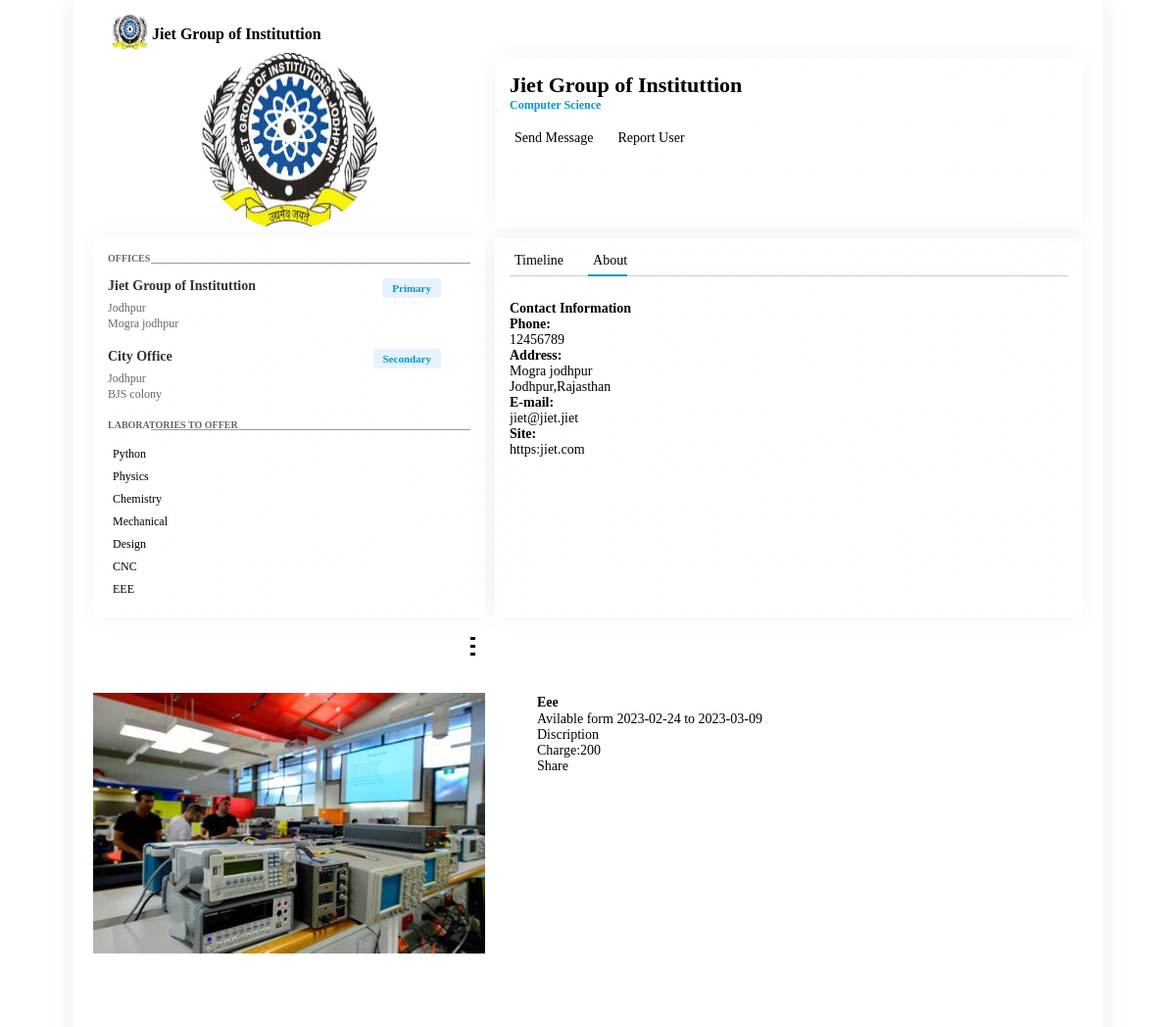
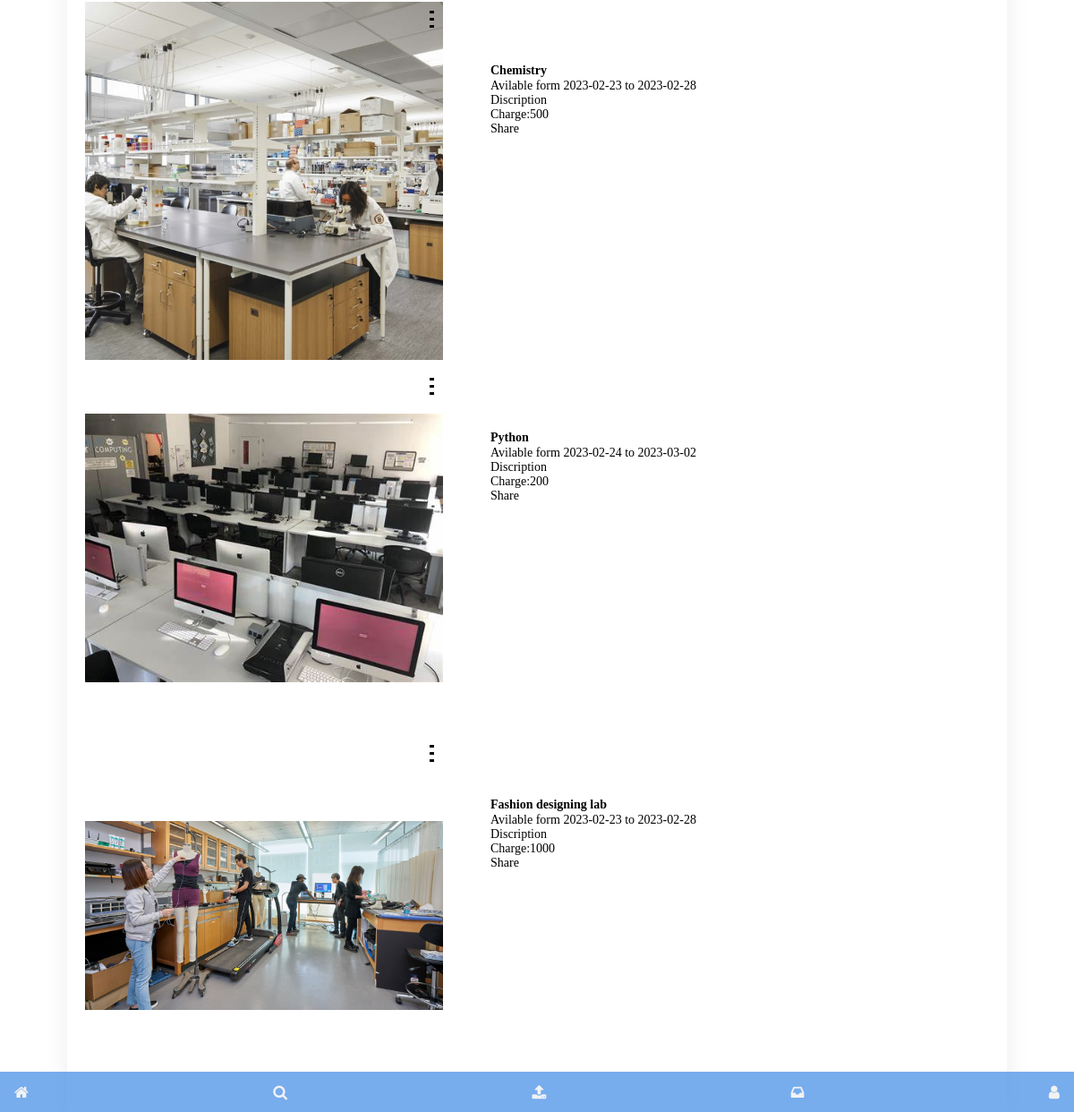
Page /profile (signed in) on the committed database (2 pictures, top to bottom).
### website/data.py (models this page shows)
class Institute(bd.Model, UserMixin):
    id = bd.Column(bd.Integer, primary_key=True,default=random.randint(111111,999999))
    email= bd.Column(bd.String(150), unique=True)
    type=bd.Column(bd.String(20))
    name=bd.Column(bd.String(300))
    profile_pic=bd.Column(bd.String(200))
    password=bd.Column(bd.String(150))
    latitude=bd.Column(bd.Float)
    longitude=bd.Column(bd.Float)
    state=bd.Column(bd.String(150))
    city=bd.Column(bd.String(150))
    posted_information=bd.relationship('Institutedata',backref="instituteref")
    posted_workshop=bd.relationship('Workshop_information',backref="instituteref")
    institute_information=bd.relationship('Pending_requests_institute',backref='instituteref')

class Institute_information(bd.Model):
    id=bd.Column(bd.Integer, primary_key=True,default=random.randint(111111,999999))
    primary_office=bd.Column(bd.String(200))
    primary_office_city=bd.Column(bd.String(100))
    primary_office_address=bd.Column(bd.String(200))
    secondary_office=bd.Column(bd.String(200),nullable=True)
    secondary_office_city=bd.Column(bd.String(100),nullable=True)
    secondary_office_address=bd.Column(bd.String(200),nullable=True)
    speciality=bd.Column(bd.String(150),nullable=True)
    Contact_no=bd.Column(bd.Integer)
    primary_address=bd.Column(bd.String(200))
    email=bd.Column(bd.String(150))
    Website=bd.Column(bd.String(200),nullable=True)
    institute_id=bd.Column(bd.Integer, bd.ForeignKey('institute.id'))
    lab_name=bd.relationship('Lab_names',backref='inforef')

class Lab_names(bd.Model):
    id=bd.Column(bd.Integer, primary_key=True,default=random.randint(111111,999999))
    name=bd.Column(bd.String(150))
    institute_information_id=bd.Column(bd.Integer, bd.ForeignKey('institute_information.id'))

class Institutedata(bd.Model):
    id=bd.Column(bd.Integer, primary_key=True,default=random.randint(111111,999999))
    lab_name=bd.Column(bd.String(150))
    image=bd.Column(bd.String(200))
    discription=bd.Column(bd.String(500))
    date_posted=bd.Column(bd.DateTime(timezone=True) ,default=func.now())
    starting_date=bd.Column(bd.DateTime(timezone=True))
    ending_date=bd.Column(bd.DateTime(timezone=True))
    no_of_slots_per_lab=bd.Column(bd.Integer)
    charge_per_slot=bd.Column(bd.Integer)
    institute_id=bd.Column(bd.Integer, bd.ForeignKey('institute.id'))
    timmings=bd.relationship('Timming',backref='institutedataref')
    pending_requests=bd.relationship('Pending_requests',backref='insdataref')
    pending_requests_institute=bd.relationship('Pending_requests_institute',backref='insdataref')
    confirm_payment=bd.relationship('Confirm_payment',backref='insdataref')

### website/auth.py (the view)
@auth.route('/profile')
@login_required
def profile():
    if current_user.type=="user":
        posts=Pending_requests.query.filter_by(user_id=current_user.id).all()
        posts_con=Confirm_payment.query.filter_by(user_id=current_user.id).all()
        posts=posts+posts_con
        print(posts)
        lab=[]
        for i in posts:
            curr=i.insdataref.lab_name
            if curr not in lab:
                lab.append(curr)
        print(lab)
        return render_template("userprofile.html",insti=current_user,labs=lab)
    else:
        info=Institute_information.query.filter_by(institute_id=current_user.id).first()
        posts=Institutedata.query.filter_by(institute_id=current_user.id).all()
        if info:
            lab_offer=Lab_names.query.filter_by(institute_information_id=info.id).all()
            return render_template('s.html',insti=current_user,labs=lab_offer,data=info,post=posts)
        return render_template('s.html',insti=current_user,labs=[1,2,3],data=info,post=posts)

### website/__init__.py (called while the page is built)
def create_app():
    from .views import views
    from .auth import auth
    app.register_blueprint(views, url_prefix="/")
    app.register_blueprint(auth, url_prefix="/")
    from .data import User,Institute,Institutedata,Userdata
    create_database(app)
    login_mamager=LoginManager()
    login_mamager.login_view='views.login'
    login_mamager.init_app(app)
    @login_mamager.user_loader
    def load_user(id):
        try:
            user=User.query.get(int(id))
            if user.type=='user':
                return user
            else:
                institute=Institute.query.get(int(id))
                return institute
        except:
                institute=Institute.query.get(int(id))
                return institute
    return app

### website/templates/s.html (shortened to what this page needs)
<!DOCTYPE html>
<html lang="en">
  <head>
    <link
      rel="stylesheet"
      href="{{url_for('static',filename='css/style.css')}}"
    />
    <link
      rel="stylesheet"
      href="{{ url_for('static', filename='css/style1.css') }}"
    />
    <link
      rel="stylesheet"
      href="{{url_for('static',filename='css/responsive.css')}}"
    />
    <link
      rel="stylesheet"
      href="https://stackpath.bootstrapcdn.com/font-awesome/4.7.0/css/font-awesome.min.css"
    />
  </head>
  <body>
    <div class="navbar">
      <a href="/" class="fa fa-home"></a>
      <a href="/search" class="fa fa-search"></a>
      <a href="/upload" class="fa fa-upload"></a>
      <a href="/requests" class="fa fa-inbox"></a>
      <a href="/profile" class="fa fa-user"></a>
    </div>
    <span class="main_bg"></span>
    <div class="container">
      <header>
        <div class="brandLogo">
          <figure>
            <img
              src="{{insti.profile_pic}}"
              alt="logo"
              width="40px"
              height="40px"
            />
          </figure>
          <span>{{insti.name}}</span>
        </div>
      </header>
      <section class="userProfile card" >
        <div class="profile">
          <figure>
            <img
              src="{{insti.profile_pic}}"
              alt="profile"
              width="250px"
              height="250px"
            />
          </figure>
        </div>
      </section>
      <section class="work_skills card" style="margin: 5px;">
        <div class="work">
          <h1 class="heading">Offices</h1>
          <div class="primary">
            <h1>{{ data.primary_office}}</h1>
            <span>Primary</span>
            <p>
              {{ data.primary_office_city }} <br />{{
              data.primary_office_address}}
            </p>
          </div>
          <div class="secondary">
            <h1>{{data.secondary_office}}</h1>
            <span>Secondary</span>
            <p>
              {{ data.secondary_office_city }}<br />{{
              data.secondary_office_address}}
            </p>
          </div>
        </div>
        <div class="skills">
          <h1 class="heading">Laboratories to offer</h1>
          <ul>
            {% for i in labs %}
            <li style="--i:{{loop.index}}">{{i.name}}</li>
            {% endfor %}
          </ul>
        </div>
      </section>
      <section class="userDetails card" style="margin: 5px;">
        <div class="userName">
          <h1 class="name">{{insti.name}}</h1>
          <p>{{data.speciality}}</p>
        </div>
        <div class="btns">
          <ul>
            <li class="sendMsg">
              <a href="#">Send Message</a>
            </li>
            <li class="sendMsg">
              <a href="#">Report User</a>
            </li>
          </ul>
        </div>
      </section>
      <section class="timeline_about card" style="margin: 5px;">
        <div class="tabs">
          <ul>
            <li class="timeline">
              <span>Timeline</span>
            </li>
            <li class="about active">
              <span>About</span>
            </li>
          </ul>
        </div>
        <div class="contact_Info">
          <h1 class="heading">Contact Information</h1>
          <ul>
            <li class="phone">
              <h1 class="label">Phone:</h1>
              <span class="info">{{data.Contact_no}}</span>
            </li>
            <li class="address">
              <h1 class="label">Address:</h1>
              <span class="info"
                >{{data.primary_address}} <br />{{insti.city}},{{insti.state
                }}</span
              >
            </li>
            <li class="email">
              <h1 class="label">E-mail:</h1>
              <span class="info">{{data.email}}</span>
            </li>
            <li class="site">
              <h1 class="label">Site:</h1>
              <span class="info">{{data.Website}}</span>
            </li>
          </ul>
        </div>
      </section>
      {% for i in post %}
      <div style="background-color: rgba(255, 255, 255, 0.389); display: flex; align-items: center; margin:5px; border-radius:10px;">
      <div
        class="profile-image-background"
        style="background-image:  url({{i.image}});"
      >
        {%if insti.id==i.institute_id%}
        <div class="parent">
        <div class="menu-icon">
          <div class="menu-line"></div>
          <div class="menu-line"></div>
          <div class="menu-line"></div>
        </div>
    </div>
  </div>
        {% endif %}
      </div>
      <div
        class="col-lg-6 order-lg-1 my-auto showcase-text profile-text-background"
        style="margin: 5px;">
        <div>
          <h2>
            <spam class="lab">{{i.lab_name}}</spam>
          </h2>
        </div>
        <div>
          <spam class="date"
            >Avilable form {{i.starting_date.date()}} to
            {{i.ending_date.date()}}</spam
          >
        </div>
        <details>
          <summary>Discription</summary>
        </details>
        <div class="price">Charge:{{i.charge_per_slot}}</div>
        <div class="sharewithothers">Share</div>
      </div>
 {% endfor %}
  </body>
</html>

### website/static/css/style1.css (style rules this page uses)
* { margin: 0; font-family: cursive; }
body { margin: auto; }
.navbar { background-color: rgba(72, 144, 231, 0.74); overflow: hidden; position: fixed; bottom: 0; width: 100vw; z-index: 4; }
.navbar a { float: left; display: block; color: #f2f2f2; text-align: center; padding: 14px 16px; text-decoration: none; font-size: 17px; }

### website/templates/s.html (style rules this page uses)
.parent { position: relative;s }
.profile-image-background { background-size: contain; background-repeat: no-repeat; height: 400px; width: 400px; background-position: center; }
.profile-text-background { height: auto; padding: 65px 43px; text-size-adjust: 20px; background: #ffffff57; border: 0px solid; border-radius: 20px; height: auto; padding: 65px 43px; }
h2 { font-size: large; }
.lab { font-weight: 600; }
.navbar { display: flex; justify-content: space-between; }
.menu-icon { position: absolute; top: 10px; right: 10px; width: 5px; height: 25px; cursor: pointer; }
.menu-line { width: 100%; height: 3px; background-color: black; margin-bottom: 5px; }

### rows in the picture
Institute: profile_pic (picture), name "Jiet Group of Instituttion", city "Jodhpur", state "Rajasthan"
Institute_information: primary_office "Jiet Group of Instituttion", primary_office_city "Jodhpur", primary_office_address "Mogra jodhpur", secondary_office "City Office", secondary_office_city "Jodhpur", secondary_office_address "BJS colony", speciality "Computer Science", Contact_no "12456789", primary_address "Mogra jodhpur", email "jiet@jiet.jiet", Website "https:jiet.com"
Lab_names: name "Python"
Lab_names: name "Physics"
Lab_names: name "Chemistry"
Lab_names: name "Mechanical"
Lab_names: name "Design"
Lab_names: name "CNC"
Lab_names: name "EEE"
Institutedata: image (picture), lab_name "Eee", starting_date "2023-02-24", ending_date "2023-03-09", charge_per_slot "200"
Institutedata: image (picture), lab_name "Chemistry", starting_date "2023-02-23", ending_date "2023-02-28", charge_per_slot "500"
Institutedata: image (picture), lab_name "Python", starting_date "2023-02-24", ending_date "2023-03-02", charge_per_slot "200"
Institutedata: image (picture), lab_name "Fashion designing lab", starting_date "2023-02-23", ending_date "2023-02-28", charge_per_slot "1000"
